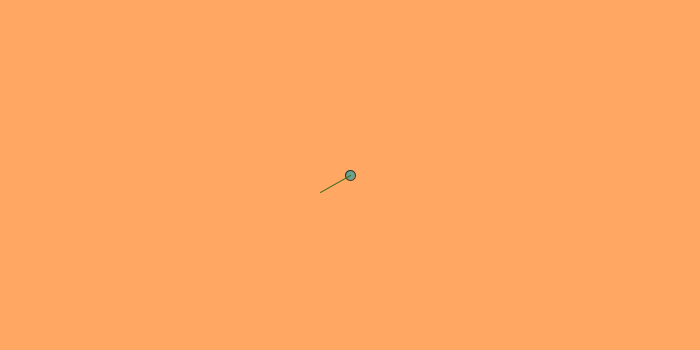
Frame 1 (no input)
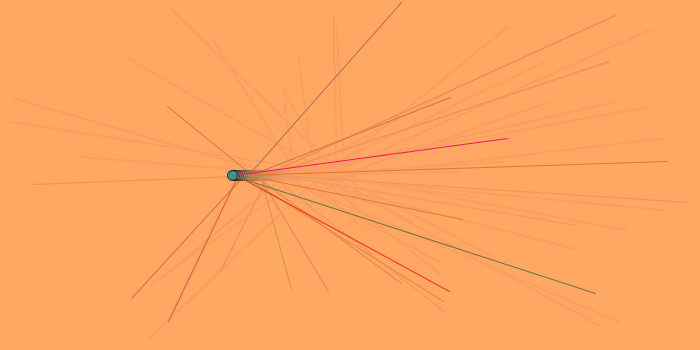
Frame 60 (the mouse pressed at the canvas centre just before this capture)
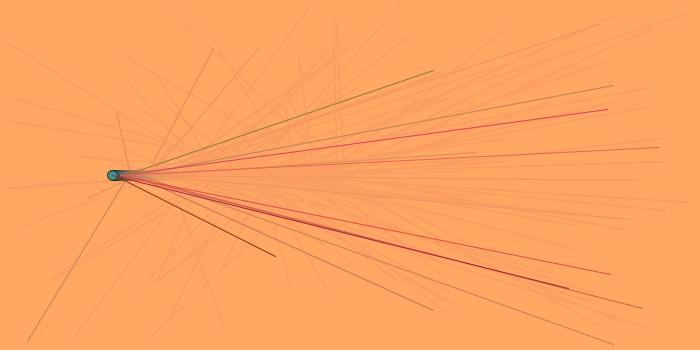
Frame 120 (the mouse held since frame 60 and released just before this capture)

The Processing sketch that drew these frames (run headless with seeded random() and noise(); from frame 60 on, the mouse is pressed at the canvas centre):

// Processing sketch: processing_70057
// ── processing_70057.pde


int cx;
int cy;

int r,g,b;

//............................
void setup(){
  
  size(700,350);
  background(289,167,99);
  
  cx=width/2;
  cy=height/2;
  
  r=int(random(0,255));
  g=int(random(0,125));
  b=int(random(0,90));
  
}

//............................
void draw(){
  
  //background(289,167,99);   -> puede hacerse con background o creando un rectangulo como se indica abajo
  
  fill(289,167,99,25);
  noStroke();
  rect(0,0,width,height);
  
  fill(40,160,160,175);
  stroke(0,0,0,175);
  ellipse(cx,cy,10,10);
  
  r=int(random(0,255));
  g=int(random(0,125));
  b=int(random(0,90));
  
  stroke(r,g,b);
  line(cx,cy,random(0,width),random(0,height));
  
  cx=cx-2;
  if(cx < 1){
    cx=width;
  }
    
  //cx=cx%width;
  
}
